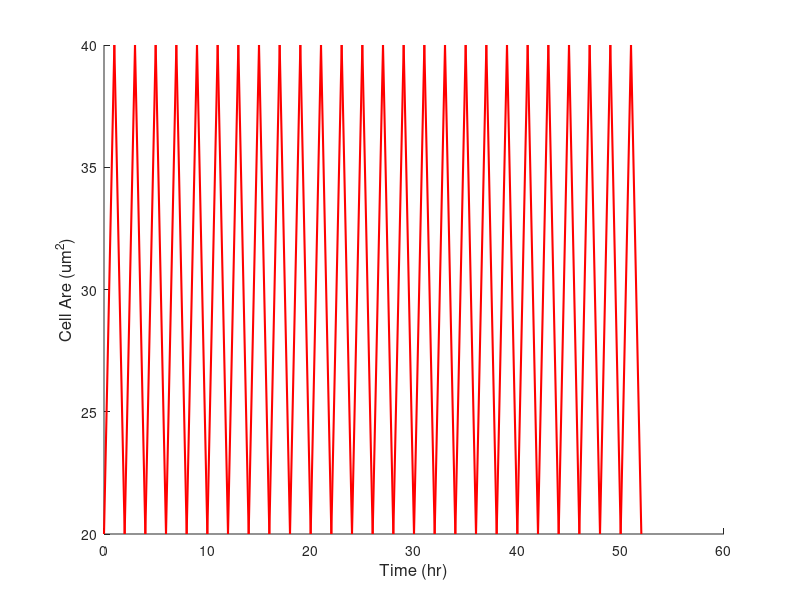
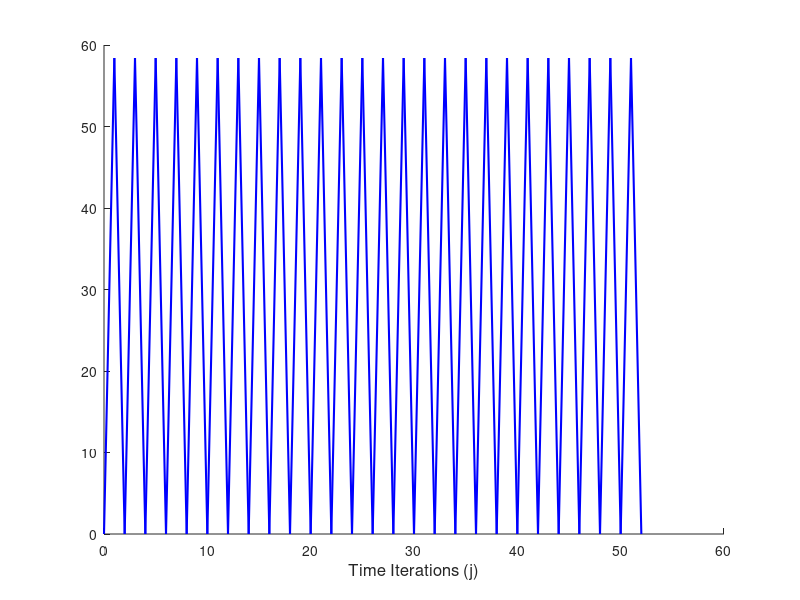

Source code (MATLAB) for these figures, in order:
% One CDK Model with Threshold_division inversely proportional to cell size

% Fixed pCDK 
% CDK production independent of Cell Size


% Initiate the recording arrays - SizeRecord, CDKRecords,BirthSizeRecord, 
% DivisionSizeRecord, CellCycleLengthRecord and PhaseRecord
SizeRecord = [];
CDKRecord = [];
BirthSizeRecord = [];
DivisionSizeRecord = [];
CellCycleLengthRecord = [];

% Input the starting values: Cell Size (size), Molecules CDK (CDK), 
% % Input the starting rates: RGR Cell (g), rate of 
% CDKs prodution (pCDK).
% Input the Thresholds: Threshold of CDKs for entry into S-Phase
% (SPhaseThreshold), Threshold of CDKm for entry into M-Phase
% (MitosisThreshold).
Size = 20
CDK = 0
g = 0.018
pCDK = 1.46
Threshold_division = 2200 

% Initialise Counters ; i as 2, j as 1 and CellCycleLength as 0
i = 2;
j = 1;
CellCycleLength = 0;


% Set the Phase as G1 (Where G1 = 0 and S-G2-M = 1)
Phase = 0;

% Set the initial number of cells
CellNo = 1;

% Enter two values (The starting values twice)into Records that will be 
% filled as i is counted up: BirthSizeRecord, DivisionSizeRecord,
% CellCycleLengthRecord.
% Enter one value (the starting values) into Records that will filled as j
% is counted up:  SizeRecord, CDKsRecord, CDKmRecord, PhaseRecord.
BirthSizeRecord(1) = 0;
BirthSizeRecord(2) = Size;
DivisionSizeRecord(1) = 0;
DivisionSizeRecord(2) = 0;
CellCycleLengthRecord(1) = 0;
CellCycleLengthRecord(2) = 0;
SizeRecord(1) = Size;
CDKRecord(1) = CDK;
PhaseRecord(1) = Phase;
G1LengthRecord(1) = 0;
G1LengthRecord(2) = 0;
G2SMLengthRecord(1) = 0;
G2SMLengthRecord(2) = 0;
TissueAreaRecord(1) = 0;
TissueAreaRecord(2) = 0;

% While BirthSizeRecord(i) =/= BirthSizeRecord(i-1) and there have been
% less than 25 divsion iterations -> go through a cell division
% iteration.

for i = 0:25
    i = i + 1;
    CellCycleLength = 0;
    
% S-Phase Growth Loop
% While cells are in G1 phase (Phase = 0) go through one iteration of growth and one
% iteration of CDK production. CDKm production is kept at 0 by multiplying 
% by Phase = 0  
    while Phase == 0;
         j = j + 1;
         Size = Size + ( Size * 1 );  % Model simulates 1 hour time intervals
         CDK = CDK + (Size * pCDK * 1);
         CellCycleLength = CellCycleLength + 1;
                  

% Enter the new value of Size and CDK into the SizeRecord and CDKRecords 
         SizeRecord(j) = Size;
         CDKRecord(j) = CDK;
         
% Check which phase of the cell cycle the cell is in and record it in
% PhaseRecord
        if CDK < Threshold_division * (1/Size);
            Phase = 0;          
        else if CDK >= Threshold_division * (1/Size);
                Phase = 1;
             end
        end
    end                 
      
    % Divide the cell. Calculate Birthsize as Size/2 and add to BirthSizeRecord
    Size = Size/2;
    BirthSize = Size;
    BirthSizeRecord(i) = BirthSize;
    CellNo = CellNo * 2;
    
    % Reset the CDK values and the Phase
    CDK = 0;
    Phase = 0;
    PhaseSpecificGrowth = 0;
    
    % Increase time increment by 1
    % Record Size, CDKs, CDKm, Phase, G2SM Length, CellCycleLength
    j = j + 1;
    SizeRecord(j)= Size;
    CDKRecord(j)= CDK;
        
    % end division loop
end


% Define time axis
t = length(SizeRecord);
tArray = 0:t-1;

% Plot Size against tArray
figure();
hold on;
plot (tArray,SizeRecord, 'r', 'LineWidth', 1.5)
xlabel('Time (hr)', 'FontSize', 12)
ylabel('Cell Are (um^2)', 'FontSize', 12)
hold off

% Plot CDK against tArray
figure();
hold on;
plot (tArray,CDKRecord, 'b', 'LineWidth', 1.5)
xlabel('Time Iterations (j)', 'FontSize', 12)
hold off


